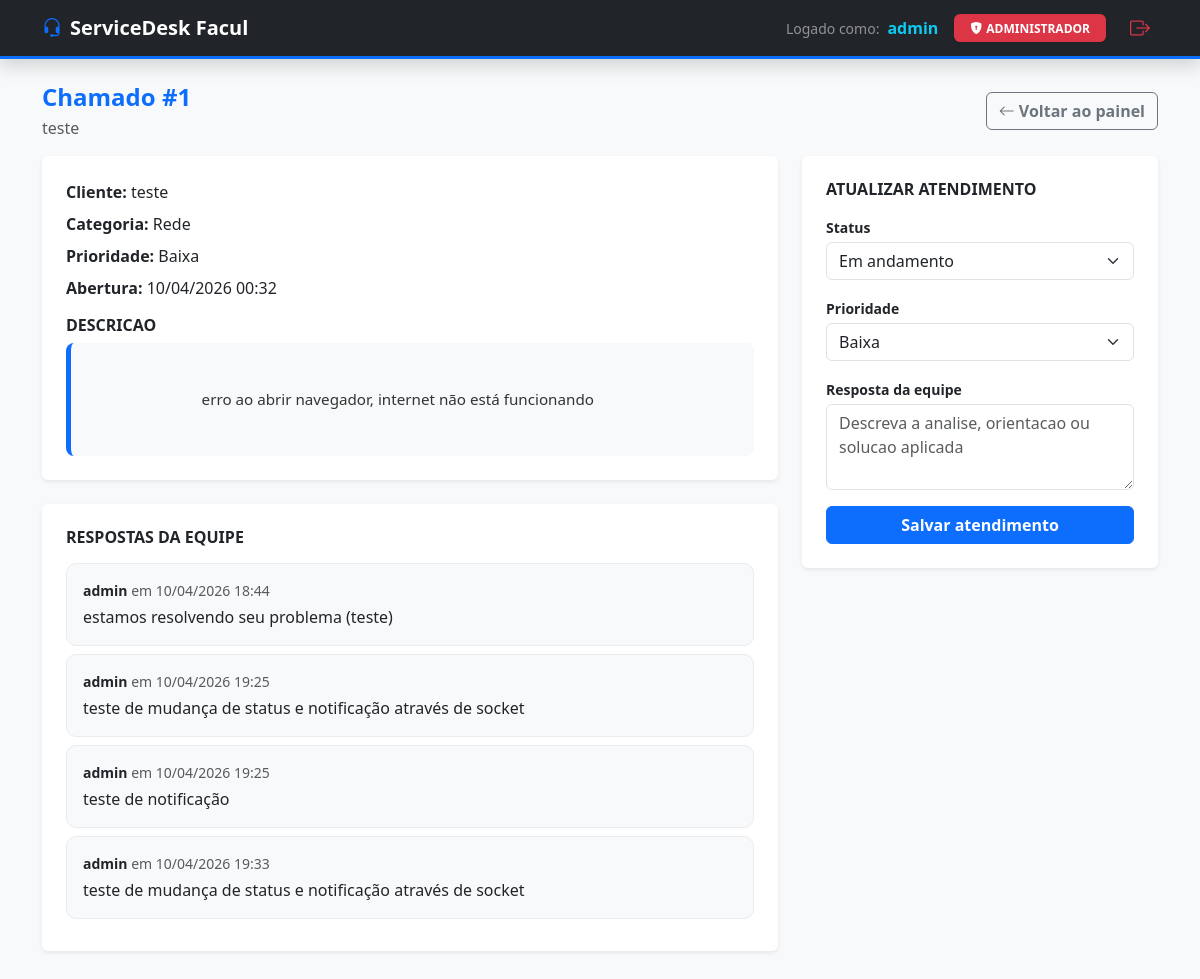
The app's page /chamado/1/ (signed in), older data.
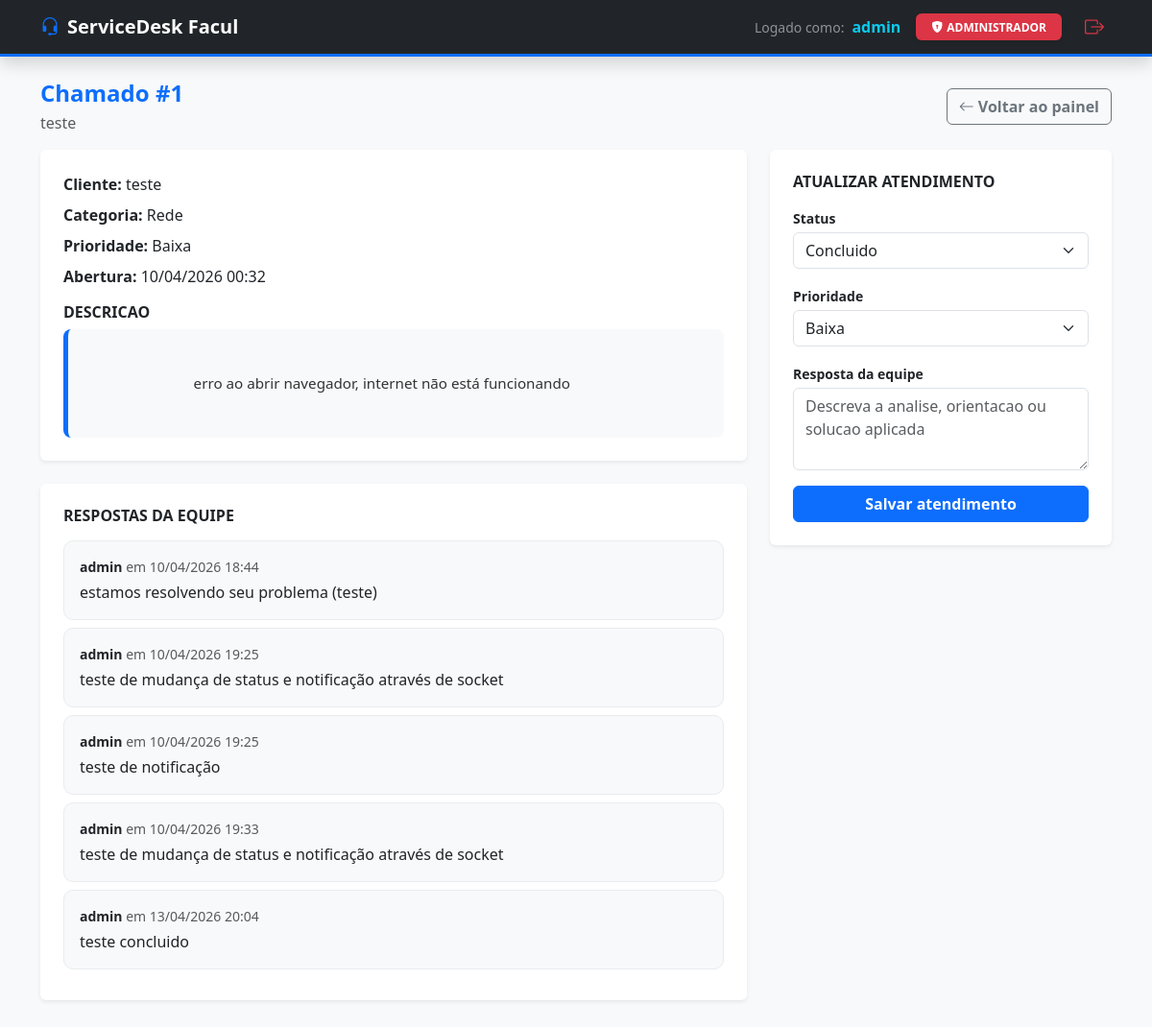
The same page, newer data.
### chamados/models.py (models this page shows, shortened)
class Comentario(models.Model):
    chamado = models.ForeignKey(
        Chamado, on_delete=models.CASCADE, related_name="comentarios"
    )
    usuario = models.ForeignKey(User, on_delete=models.CASCADE)
    texto = models.TextField()
    data = models.DateTimeField(auto_now_add=True)

### chamados/views.py (the view)
@login_required
def detalhe_chamado_admin(request, chamado_id):
    if not (request.user.is_staff or request.user.is_superuser):
        messages.error(request, "Somente a equipe de infra pode visualizar este chamado.")
        return redirect("lista_chamados")
    chamado = get_object_or_404(
        Chamado.objects.select_related("usuario").prefetch_related("comentarios__usuario"),
        id=chamado_id,
    )
    form_atualizacao = AtualizacaoChamadoAdminForm(chamado=chamado)
    return render(
        request,
        "chamados/detalhe_chamado/index.html",
        {"chamado": chamado, "form_atualizacao": form_atualizacao},
    )

### chamados/forms.py
class AtualizacaoChamadoAdminForm(forms.Form):
    status = forms.ChoiceField(choices=Chamado.STATUS_CHOICES, label="Status")
    prioridade = forms.ChoiceField(
        choices=Chamado.PRIORIDADE_CHOICES,
        label="Prioridade",
    )
    resposta = forms.CharField(
        label="Resposta da equipe",
        required=False,
        widget=forms.Textarea(
            attrs={
                "rows": 3,
                "placeholder": "Descreva a analise, orientacao ou solucao aplicada",
            }
        ),
    )
    def __init__(self, *args, chamado=None, **kwargs):
        super().__init__(*args, **kwargs)
        if chamado is not None:
            self.fields["status"].initial = chamado.status
            self.fields["prioridade"].initial = chamado.prioridade
        self.fields["status"].widget.attrs["class"] = "form-select"
        self.fields["prioridade"].widget.attrs["class"] = "form-select"
        self.fields["resposta"].widget.attrs["class"] = "form-control"

### chamados/templates/chamados/detalhe_chamado/index.html (shortened to what the changed rows need)
{% load static %}
<!DOCTYPE html>
<html lang="pt-br">
<head>
    <link href="https://cdn.jsdelivr.net/npm/bootstrap@5.3.0/dist/css/bootstrap.min.css" rel="stylesheet">
    <link rel="stylesheet" href="https://cdn.jsdelivr.net/npm/bootstrap-icons@1.11.1/font/bootstrap-icons.css">
</head>
<body class="bg-light">
    <main class="container pb-5">
        <div class="row g-4">
            <div class="col-12 col-lg-8">
                <div class="card border-0 shadow-sm mt-4">
                    <div class="card-body p-4">
                        {% for comentario in chamado.comentarios.all %}
                            <article class="resposta-card p-3 mb-2">
                                <p class="mb-1 small">
                                    <strong>{{ comentario.usuario.username }}</strong>
                                    <span class="text-muted">em {{ comentario.data|date:"d/m/Y H:i" }}</span>
                                </p>
                                <p class="mb-0">{{ comentario.texto|linebreaksbr }}</p>
                            </article>
                        {% empty %}
                            <p class="text-muted mb-0">Nenhuma resposta registrada ate o momento.</p>
                        {% endfor %}
                    </div>
                </div>
            </div>
            <div class="col-12 col-lg-4">
                <div class="card border-0 shadow-sm">
                    <div class="card-body p-4">
                        <form method="post" action="{% url 'atualizar_chamado_admin' chamado.id %}">
                            <div class="mb-3">
                                <label class="form-label small fw-bold mb-1">Status</label>
                                {{ form_atualizacao.status }}
                            </div>
                        </form>
                    </div>
                </div>
            </div>
        </div>
    </main>
</body>
</html>

Row changes from the older to the newer data that the page shows:
added Comentario: usuario.username "admin", data "13/04/2026 20:04", texto "teste concluido"
Text that changed along with them:
form field status: "Em andamento" → "Concluido"
